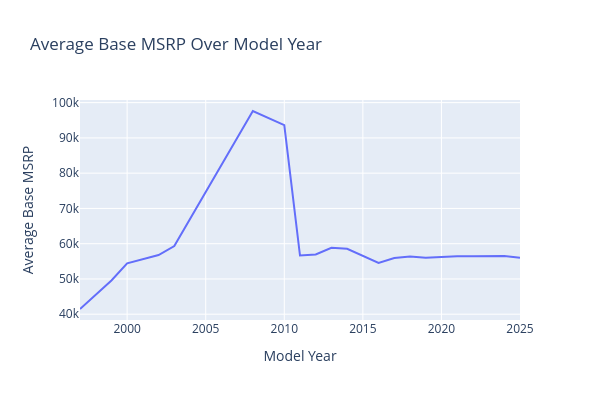

The notebook cell saved with this chart:
### Code cell
import plotly.express as px

# Grouping by 'Model Year' and calculating the average of 'Base MSRP'
average_msrp = population_data.groupby('Model Year')['Base MSRP'].mean().reset_index()

# Creating the trend chart for the average 'Base MSRP' over 'Model Year'
fig = px.line(average_msrp, x='Model Year', y='Base MSRP', title='Average Base MSRP Over Model Year')
fig.update_layout(
    xaxis_title='Model Year',
    yaxis_title='Average Base MSRP',
    showlegend=False,
    width=600,   # Set the width of the figure
    height=400   # Set the height of the figure
)

# Displaying the chart
fig.show()

### Figure 1 — Plotly figure (JSON) as saved in the notebook; plotly's stock layout.template omitted (floating-point values rounded to 4 significant figures)
{"data": [{"hovertemplate": "Model Year=%{x}<br>Base MSRP=%{y}<extra></extra>", "legendgroup": "", "line": {"color": "#636efa", "dash": "solid"}, "marker": {"symbol": "circle"}, "mode": "lines", "name": "", "orientation": "v", "showlegend": false, "type": "scatter", "x": [1997, 1999, 2000, 2002, 2003, 2008, 2010, 2011, 2012, 2013, 2014, 2015, 2016, 2017, 2018, 2019, 2020, 2021, 2022, 2023, 2024, 2025], "xaxis": "x", "y": [41480.0, 49580.0, 54440.0, 56780.0, 59340.0, 97630.0, 93610.0, 56650.0, 56950.0, 58850.0, 58550.0, 56540.0, 54560.0, 55950.0, 56360.0, 56030.0, 56350.0, 56470.0, 56430.0, 56450.0, 56530.0, 56000.0], "yaxis": "y"}], "layout": {"height": 400, "legend": {"tracegroupgap": 0}, "showlegend": false, "title": {"text": "Average Base MSRP Over Model Year"}, "width": 600, "xaxis": {"anchor": "y", "autorange": true, "domain": [0, 1], "range": [1997, 2025], "title": {"text": "Model Year"}, "type": "linear"}, "yaxis": {"anchor": "x", "autorange": true, "domain": [0, 1], "range": [38360.0, 100700.0], "title": {"text": "Average Base MSRP"}, "type": "linear"}}}
